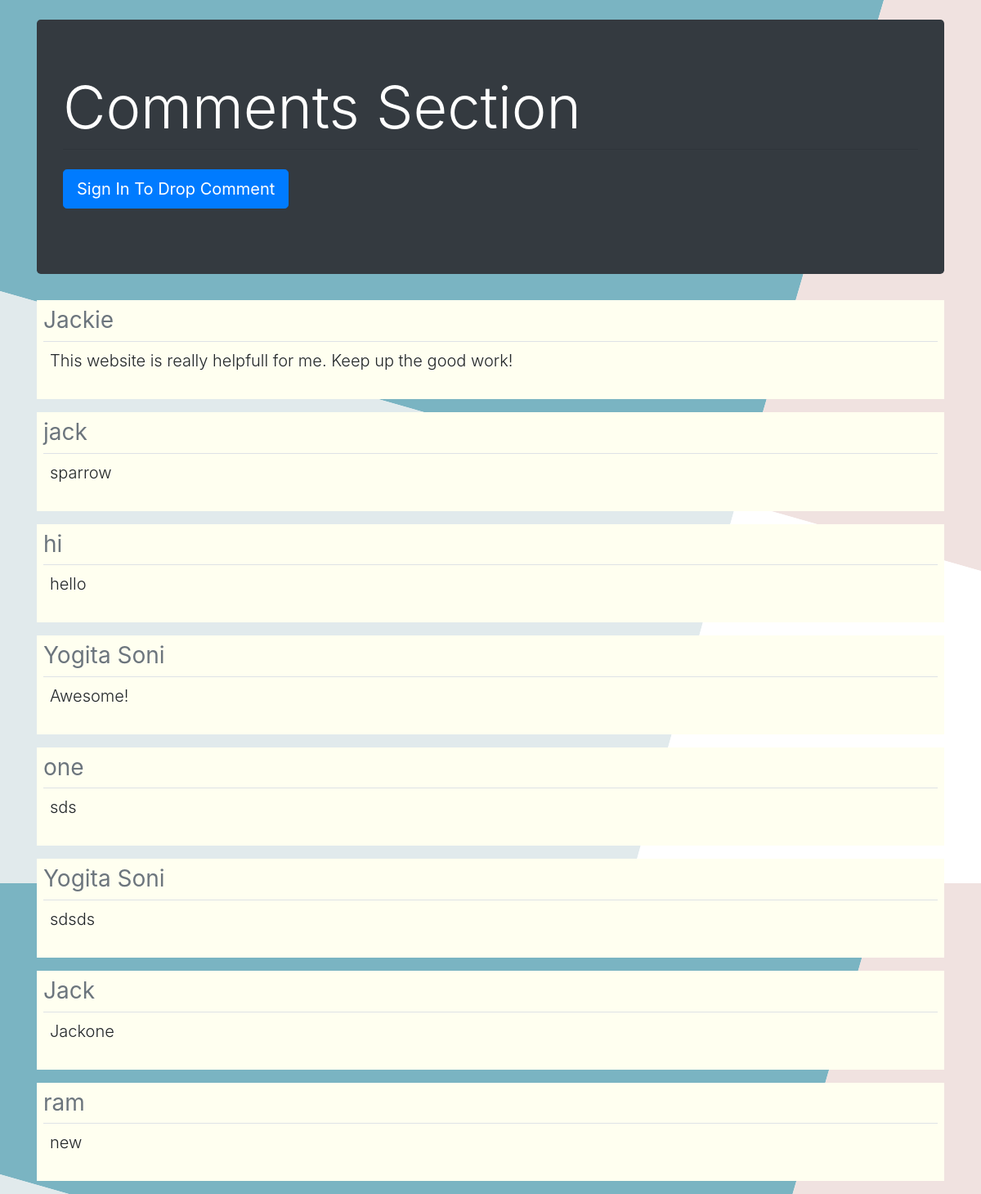
/home/, run on the app's committed database.
### save/models.py (models this page shows, shortened)
class CommentModel(models.Model):
	name = models.CharField(max_length=30)
	comment = models.TextField()
	date_added = models.DateTimeField(default=timezone.now , blank=True)

### display/views.py (the view)
# urls.py: 2. Add a URL to urlpatterns:  path('', views.home, name='home')
def home(request):
	records = CommentModel.objects.order_by('-date_added')
	context = {'record' : records}
	return render(request,'display/home.html', context)

### display/templates/display/home.html (shortened to what this page needs)
{% load static %}
<!doctype html>
<html lang="en">
  <head>
    <link rel="stylesheet" href="https://stackpath.bootstrapcdn.com/bootstrap/4.3.1/css/bootstrap.min.css">
  </head>
  <body>
      <div class="container">
        <div class="jumbotron bg-dark mt-4">
            <h1 class="display-3 text-white">Comments Section</h1>
            <hr class="my-2 py-2">
            <p class="lead">
                <a class="btn btn-primary btn-lg" href="{% url 'signup' %}" role="button">Sign In To Drop Comment</a>
            </p>
        </div>
        <div>
            {% for x in record %}
            <div class="p-2 mb-3 mybackground">
            <h3 class="font-weight-normal text-muted">{{ x.name }}</h3>
            <p class="border-top p-2 lead">{{ x.comment }}</p>
            </div>
            {% endfor %}
        </div>
      </div>
  </body>
</html>

### data on the page
CommentModel: name "Jackie", comment "This website is really helpfull for me. Keep up the good work!"
CommentModel: name "jack", comment "sparrow"
CommentModel: name "hi", comment "hello"
CommentModel: name "Yogita Soni", comment "Awesome!"
CommentModel: name "one", comment "sds"
CommentModel: name "Yogita Soni", comment "sdsds"
CommentModel: name "Jack", comment "Jackone"
CommentModel: name "ram", comment "new"
